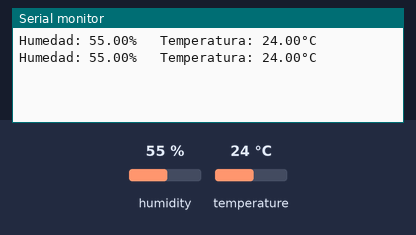
Recording of a sketch running on a simulated Arduino Uno, built with avr-gcc and run on an emulated ATmega328P. Shown: the last lines printed to the serial monitor. The test bench sets the inputs (shaded band); at power-on: humidity 55 %, temperature 24 °C.

Above: at 4.8 s.
4.9 s: humidity set to 22 %
At 6.4 s:
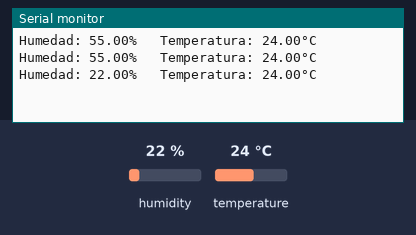
7.9 s: temperature set to 12 °C
At 8.8 s:
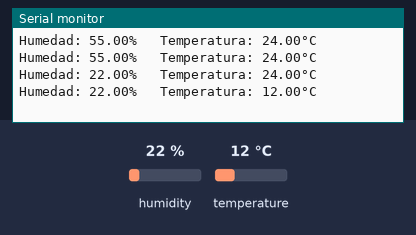
10.9 s: humidity set to 40 %
At 13.7 s:
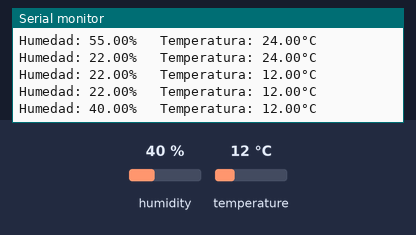
Timing chart, 0 to 15.2 s (numbered marks = the images above; inputs shaded):
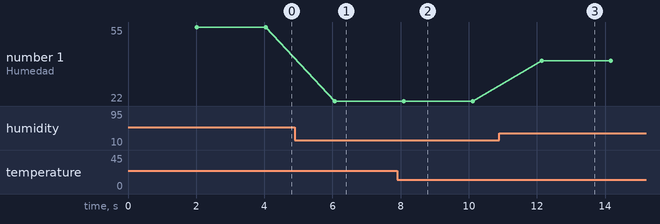

Measured:
- after the input at 4.9 s, the serial monitor: prints a new line after 1.2 s (image 1)
- after the input at 7.9 s, the serial monitor: prints a new line after 0.20 s (image 2)
- after the input at 10.9 s, the serial monitor: prints a new line after 1.2 s (image 3)
- plotted number 1: 55 → 22 after the input at 4.9 s, 22 → 40 after the input at 10.9 s

The sketch:

practica_uno_cod.ino
```cpp
#include "DHT.h"

#define DHTPIN 6        // Pin donde está conectado el DHT11
#define DHTTYPE DHT11   // Tipo de sensor

DHT dht(DHTPIN, DHTTYPE);

void setup() {
  Serial.begin(9600);
  dht.begin();
}

void loop() {
  delay(2000); // Espera 2 segundos entre lecturas

  float h = dht.readHumidity();      // Lee humedad
  float t = dht.readTemperature();   // Lee temperatura (°C)

  // Verifica si hubo error en la lectura
  if (isnan(h) || isnan(t)) {
    Serial.println("Error al leer el sensor DHT11");
    return;
  }

  Serial.print("Humedad: ");
  Serial.print(h);
  Serial.print("%   ");

  Serial.print("Temperatura: ");
  Serial.print(t);
  Serial.println("°C");
}
```
